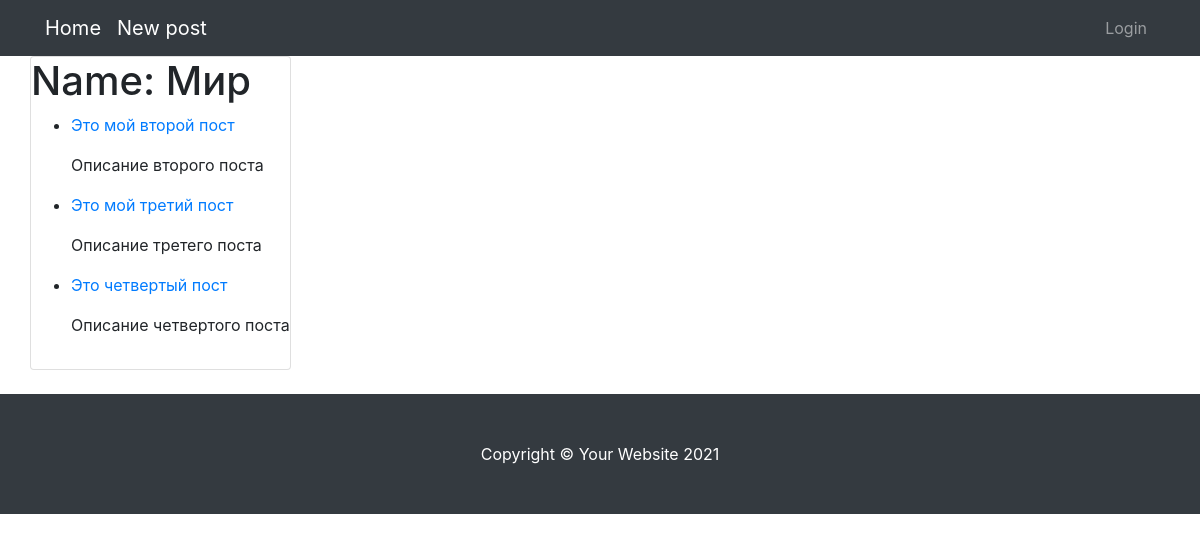
Page /category/1 on the committed database.
### website/models.py (models this page shows, shortened)
class Category(models.Model):
    name = models.CharField(max_length=100, null=False, blank=False, verbose_name='Имя')

class Post(models.Model):
    title = models.CharField(max_length=100, null=False, blank=False, verbose_name="Название")
    description = models.TextField(null=False, blank=False, verbose_name='Описание')
    created_at = models.DateTimeField(auto_now_add=True, null=False, verbose_name='Создан')
    updated_at = models.DateTimeField(auto_now=True, null=False, verbose_name='Обновлен')
    published = models.BooleanField(null=False, verbose_name='Опубликован')
    author = models.ForeignKey(Author, null=False, on_delete=models.PROTECT, verbose_name='Автор')
    category = models.ForeignKey(Category, null=False, on_delete=models.PROTECT, verbose_name='Категории')
    tags = models.ManyToManyField(Tag, verbose_name='Теги')
    image = models.ImageField(upload_to='post/', null=False)
    def get_absolute_url(self):
        return reverse('post-detail', args=[str(self.id)])

### website/views.py (the view)
# urls.py: url(r'^category/(?P<pk>\d+)$', views.CategoryDetailView.as_view(), name='category-detail'),
class CategoryDetailView(DetailView):
    model = Category
    paginate_by = 10
    def get_context_data(self, **kwargs):
        content = super(CategoryDetailView, self).get_context_data(**kwargs)
        content['all_post_category'] = Post.objects.filter(category=content['category']).order_by('created_at')
        return content

### templates/website/category_detail.html
{% extends "layout.html" %}
{% block content %}
    <div class="card mb-4">
        <h1>Name: {{ category.name }}</h1>
        {% if all_post_category %}
            <ul>
                {% for post in all_post_category %}
                    <li>
                        <p><a href="{{ post.get_absolute_url }}">{{ post.title }}</a></p>
                        <p>{{ post.description }}</p>
                    </li>
                {% endfor %}
            </ul>
        {% else %}
            <p>There are no post.</p>
        {% endif %}
    </div>
{% endblock %}

### rows in the picture
Category: name "Мир"
Post: title "Это мой второй пост", description "Описание второго поста"
Post: title "Это мой третий пост", description "Описание третего поста"
Post: title "Это четвертый пост", description "Описание четвертого поста"
